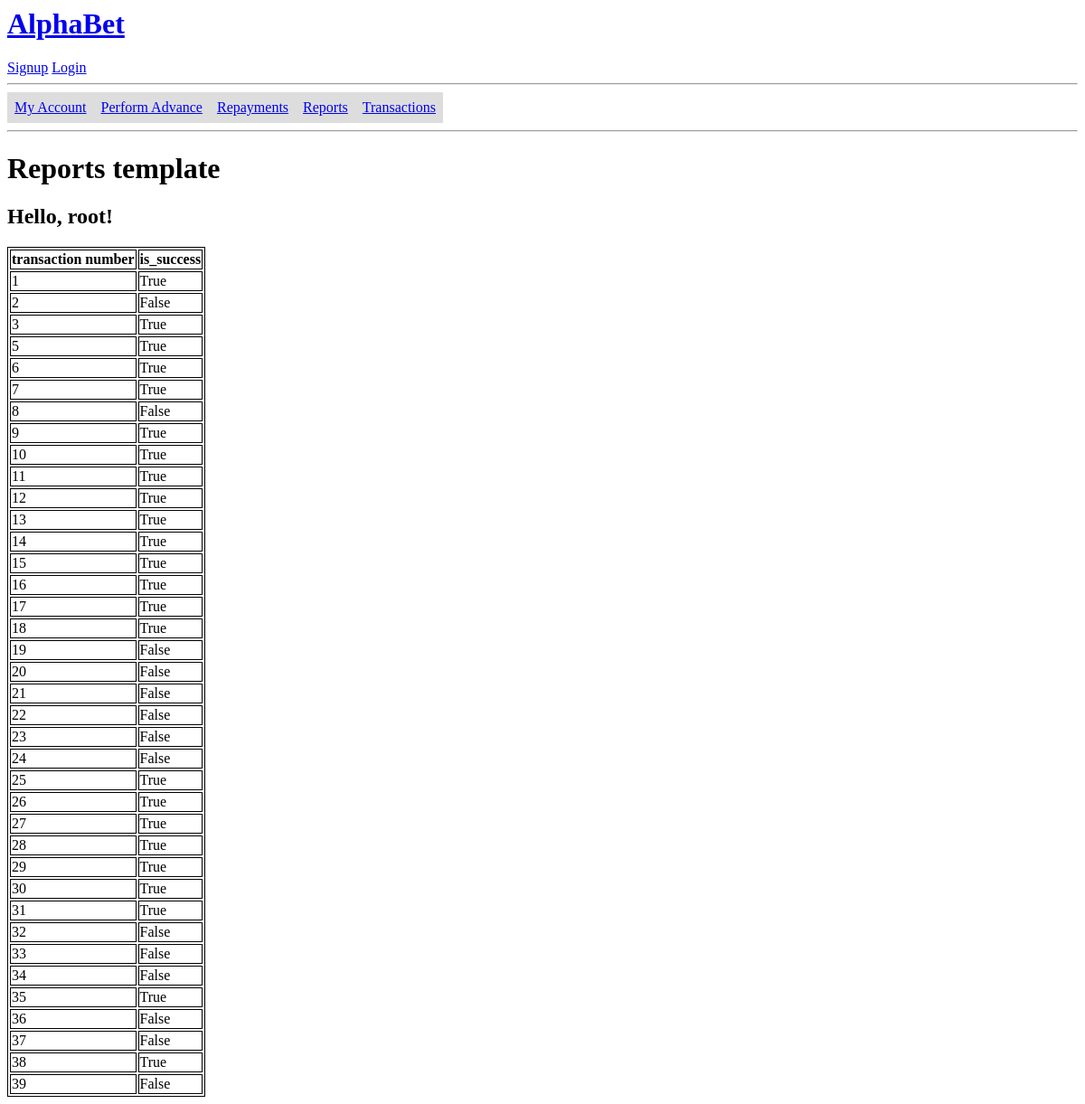
The app's page /reports/ (signed in) with its own data.
### base/models.py (models this page shows)
class Transaction(models.Model):
    trans_no = models.BigAutoField(primary_key=True, null=False, blank=False)
    in_acct = models.ForeignKey(Account, on_delete=models.CASCADE, related_name="in_acct", db_column="in_acct_id")
    out_acct = models.ForeignKey(Account, on_delete=models.CASCADE, related_name="out_acct", db_column="out_acct_id")
    amt = models.FloatField(null=False, blank=False)
    attempt_at = models.DateField(auto_now_add=True, null=False, blank=False)
    is_success = models.BooleanField(null=False, blank=False)

### base/views.py (the view)
# urls.py: path('reports/', views.reports, name='reports'),
def reports(request):
    redir = check_superUser(request)
    if  redir != None:
        return redir
    last_5_days = Transaction.objects.filter(attempt_at__gte=datetime.now()-timedelta(days=5))
    context = {"last_5": last_5_days}
    return render(request, 'base/reports.html', context)

### base/views.py (called while the page is built)
def check_superUser(request):
    print(request.user.is_superuser)
    if not request.user.is_superuser:
        return redirect("/")
    return None

### base/templates/base/reports.html (shortened to what this page needs)
{% extends 'main.html' %}
{% block content %}
<h1>Reports template</h1>
<h2>Hello, {{request.user.username}}!</h2>
<table>
    <tr>
        <th>transaction number</th>
        <th>is_success</th>
    </tr>
    {% for record in last_5 %}
    <tr>
        <td>{{record.trans_no}}</td>
        <td>{{record.is_success}}</td>
    </tr>
    {% endfor %}
</table>
{% endblock content %}

### templates/main.html (shortened to what this page needs)
<!DOCTYPE html>
<html>
<head>
</head>
<body>
    {% include 'navbar.html' %}
    {% block content %}
    {% endblock %}
</body>
</html>

### templates/navbar.html (shortened to what this page needs)
<a href="/">
    <h1>AlphaBet</h1>
</a>
<a href="{% url 'home' %}"> Signup</a>
<a href="{% url 'home' %}"> Login</a>
<hr>
<ul>
    <li><a href="{% url 'myaccount' %}">My Account</a></li>
    {% if request.user.username == "root" %}
    <li><a href="{% url 'perform-advance' %}">Perform Advance</a></li>
    <li><a href="{% url 'repayments' %}">Repayments</a></li>
    <li><a href="{% url 'reports' %}">Reports</a></li>
    <li><a href="{% url 'transactions' %}">Transactions</a></li>
    {% endif %}
</ul>
<hr>

### base/templates/base/reports.html (style rules this page uses)
table, th, td { border: 1px solid black; }

### templates/navbar.html (style rules this page uses)
ul { list-style-type: none; margin: 0; padding: 0; overflow: hidden; }
li { float: left; }
li a { display: block; padding: 8px; background-color: #dddddd; }

### records on screen
Transaction: trans_no "1", is_success "True"
Transaction: trans_no "2", is_success "False"
Transaction: trans_no "3", is_success "True"
Transaction: trans_no "5", is_success "True"
Transaction: trans_no "6", is_success "True"
Transaction: trans_no "7", is_success "True"
Transaction: trans_no "8", is_success "False"
Transaction: trans_no "9", is_success "True"
Transaction: trans_no "10", is_success "True"
Transaction: trans_no "11", is_success "True"
Transaction: trans_no "12", is_success "True"
Transaction: trans_no "13", is_success "True"
Transaction: trans_no "14", is_success "True"
Transaction: trans_no "15", is_success "True"
Transaction: trans_no "16", is_success "True"
Transaction: trans_no "17", is_success "True"
Transaction: trans_no "18", is_success "True"
Transaction: trans_no "19", is_success "False"
Transaction: trans_no "20", is_success "False"
Transaction: trans_no "21", is_success "False"
Transaction: trans_no "22", is_success "False"
Transaction: trans_no "23", is_success "False"
Transaction: trans_no "24", is_success "False"
Transaction: trans_no "25", is_success "True"
Transaction: trans_no "26", is_success "True"
Transaction: trans_no "27", is_success "True"
Transaction: trans_no "28", is_success "True"
Transaction: trans_no "29", is_success "True"
Transaction: trans_no "30", is_success "True"
Transaction: trans_no "31", is_success "True"
Transaction: trans_no "32", is_success "False"
Transaction: trans_no "33", is_success "False"
Transaction: trans_no "34", is_success "False"
Transaction: trans_no "35", is_success "True"
Transaction: trans_no "36", is_success "False"
Transaction: trans_no "37", is_success "False"
Transaction: trans_no "38", is_success "True"
Transaction: trans_no "39", is_success "False"

### other values on screen
{{ request.user.username }} "root"
